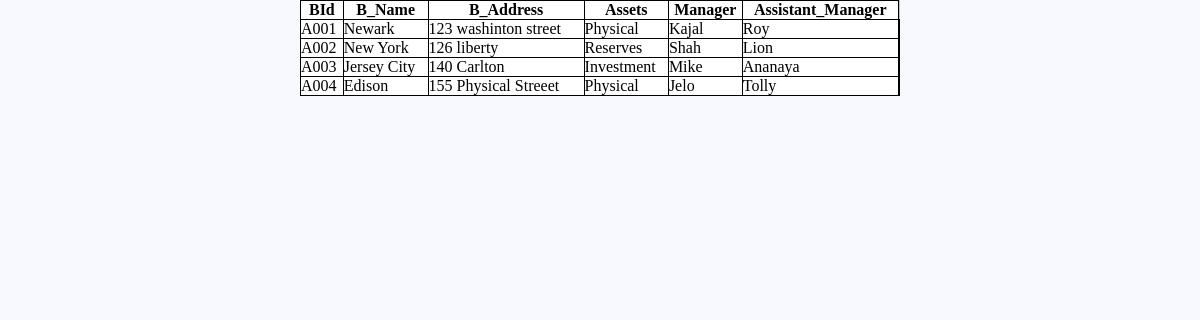
/branch.php, run on the app's committed database.
### tables this page shows
CREATE TABLE `branch` (
  `BId` varchar(10) NOT NULL,
  `B_Name` varchar(45) DEFAULT NULL,
  `B_Address` varchar(60) DEFAULT NULL,
  `Assets` varchar(45) DEFAULT NULL,
  `Manager` varchar(45) DEFAULT NULL,
  `Assistant_Manager` varchar(45) DEFAULT NULL
);

### branch.php (the view, shortened to what this page needs)
<html>
<head>
    <link rel="stylesheet" type="text/css" href="style.css" />
</head>
<body>
    <table class="center">
        <tr>
            <th>BId</th>
            <th>B_Name</th>
            <th>B_Address</th>
            <th>Assets</th>
            <th>Manager</th>
            <th>Assistant_Manager</th>
        </tr>
        <?php
        $conn = mysqli_connect("localhost","root","","bankproject");
        $sql = "SELECT * from branch";
        $result = $conn->query($sql);
        if($result->num_rows > 0){
            while($row = $result-> fetch_assoc()){
                echo"<tr><td>" . $row["BId"] . "</td><td>" . $row["B_Name"] . "</td><td>" . $row["B_Address"] . "</td><td>" . $row["Assets"] . "</td><td>" . $row["Manager"]
                . "</td><td>" . $row["Assistant_Manager"] . "</td><td>";
            }
        }
        else{
            echo"No Results";
        }
        ?>
    </table>
</body>
</html>

### style.css (style rules this page uses)
* { margin: 0px; padding: 0px; }
body { font-size: 120%; background: #F8F8FF; }

### branch.php (style rules this page uses)
table, th, td { border: 1px solid black; border-collapse: collapse; }
.center { width:50%; margin-left:15%; margin-right:15%; margin: 0px auto; padding: 20px; border: 1px solid #B0C4DE; background: white; border-radius: 0px 0px 10px 10px; }

### data on the page
branch: BId "A001", B_Name "Newark", B_Address "123 washinton street", Assets "Physical", Manager "Kajal", Assistant_Manager "Roy"
branch: BId "A002", B_Name "New York", B_Address "126 liberty", Assets "Reserves", Manager "Shah", Assistant_Manager "Lion"
branch: BId "A003", B_Name "Jersey City", B_Address "140 Carlton", Assets "Investment", Manager "Mike", Assistant_Manager "Ananaya"
branch: BId "A004", B_Name "Edison", B_Address "155 Physical Streeet", Assets "Physical", Manager "Jelo", Assistant_Manager "Tolly"
